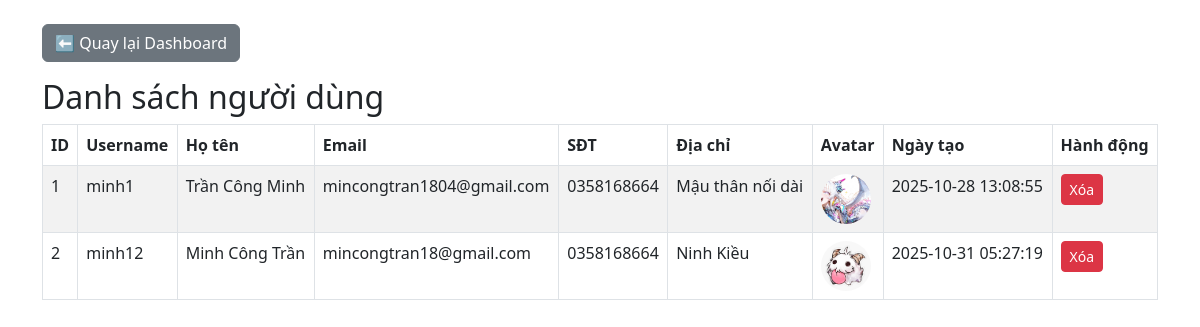
Page /admin/users/index.php on the committed database.
### tables this page shows
CREATE TABLE `users` (
  `id` int(11) NOT NULL,
  `username` varchar(100) NOT NULL,
  `fullname` varchar(150) NOT NULL,
  `email` varchar(150) NOT NULL,
  `phone` varchar(20) DEFAULT NULL,
  `address` varchar(255) DEFAULT NULL,
  `password` varchar(255) NOT NULL,
  `avatar` varchar(255) DEFAULT NULL,
  `created_at` timestamp NOT NULL DEFAULT current_timestamp()
);

### admin/users/index.php (the view, shortened to what this page needs)
<?php
require '../autoload/db.php';
$result = $conn->query("SELECT id, username, fullname, email, phone, address, avatar, created_at FROM users");
?>
<!doctype html>
<html lang="vi">
<head>
    <link href="https://cdn.jsdelivr.net/npm/bootstrap@5.3.0/dist/css/bootstrap.min.css" rel="stylesheet">
</head>
<body class="p-4">
    <div class="container">
        <a href="../index.php" class="btn btn-secondary mb-3">⬅ Quay lại Dashboard</a>
        <h2>Danh sách người dùng</h2>
        <table class="table table-bordered table-striped">
            <thead>
                <tr>
                    <th>ID</th>
                    <th>Username</th>
                    <th>Họ tên</th>
                    <th>Email</th>
                    <th>SĐT</th>
                    <th>Địa chỉ</th>
                    <th>Avatar</th>
                    <th>Ngày tạo</th>
                    <th>Hành động</th>
                </tr>
            </thead>
            <tbody>
                <?php while ($row = $result->fetch_assoc()): ?>
                    <tr>
                        <td><?= htmlspecialchars($row['id']) ?></td>
                        <td><?= htmlspecialchars($row['username']) ?></td>
                        <td><?= htmlspecialchars($row['fullname']) ?></td>
                        <td><?= htmlspecialchars($row['email']) ?></td>
                        <td><?= htmlspecialchars($row['phone']) ?></td>
                        <td><?= htmlspecialchars($row['address']) ?></td>
                        <td>
                            <?php if (!empty($row['avatar'])): ?>
                                <img src="http://localhost/my_website/uploads/avatars/<?= htmlspecialchars($row['avatar']); ?>"
                                    alt="avatar" width="50" height="50" style="object-fit:cover;border-radius:50%;">
                            <?php else: ?>
                                <span class="text-muted">Chưa có</span>
                            <?php endif; ?>
                        </td>
                        <td><?= htmlspecialchars($row['created_at']) ?></td>
                        <td>
                            <a href="delete.php?id=<?= $row['id']; ?>"
                                class="btn btn-danger btn-sm"
                                onclick="return confirm('Bạn có chắc muốn xóa user này?');">
                                Xóa
                            </a>
                        </td>
                    </tr>
                <?php endwhile; ?>
            </tbody>
        </table>
    </div>
</body>
</html>

### rows in the picture
users: id "1", username "minh1", fullname "Trần Công Minh", email "mincongtran1804@gmail.com", phone "0358168664", address "Mậu thân nối dài", avatar (picture), created_at "2025-10-28 13:08:55"
users: id "2", username "minh12", fullname "Minh Công Trần", email "mincongtran18@gmail.com", phone "0358168664", address "Ninh Kiều", avatar (picture), created_at "2025-10-31 05:27:19"
